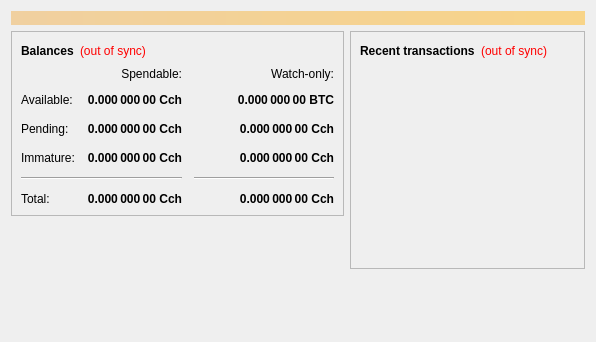
<?xml version="1.0" encoding="UTF-8"?>
<ui version="4.0">
 <class>OverviewPage</class>
 <widget class="QWidget" name="OverviewPage">
  <property name="geometry">
   <rect>
    <x>0</x>
    <y>0</y>
    <width>596</width>
    <height>342</height>
   </rect>
  </property>
  <property name="windowTitle">
   <string>Form</string>
  </property>
  <layout class="QVBoxLayout" name="topLayout">
   <item>
    <widget class="QLabel" name="labelAlerts">
     <property name="visible">
      <bool>false</bool>
     </property>
     <property name="styleSheet">
      <string notr="true">background-color: qlineargradient(x1: 0, y1: 0, x2: 1, y2: 0, stop:0 #F0D0A0, stop:1 #F8D488); color:#000000;</string>
     </property>
     <property name="wordWrap">
      <bool>true</bool>
     </property>
     <property name="margin">
      <number>3</number>
     </property>
    </widget>
   </item>
   <item>
    <layout class="QHBoxLayout" name="horizontalLayout" stretch="1,1">
     <item>
      <layout class="QVBoxLayout" name="verticalLayout_2">
       <item>
        <widget class="QFrame" name="frame">
         <property name="frameShape">
          <enum>QFrame::StyledPanel</enum>
         </property>
         <property name="frameShadow">
          <enum>QFrame::Raised</enum>
         </property>
         <layout class="QVBoxLayout" name="verticalLayout_4">
          <item>
           <layout class="QHBoxLayout" name="horizontalLayout_4">
            <item>
             <widget class="QLabel" name="label_5">
              <property name="font">
               <font>
                <weight>75</weight>
                <bold>true</bold>
               </font>
              </property>
              <property name="text">
               <string>Balances</string>
              </property>
             </widget>
            </item>
            <item>
             <widget class="QLabel" name="labelWalletStatus">
              <property name="cursor">
               <cursorShape>WhatsThisCursor</cursorShape>
              </property>
              <property name="toolTip">
               <string>The displayed information may be out of date. Your wallet automatically synchronizes with the ColchesterCoin network after a connection is established, but this process has not completed yet.</string>
              </property>
              <property name="styleSheet">
               <string notr="true">QLabel { color: red; }</string>
              </property>
              <property name="text">
               <string notr="true">(out of sync)</string>
              </property>
              <property name="alignment">
               <set>Qt::AlignLeading|Qt::AlignLeft|Qt::AlignVCenter</set>
              </property>
             </widget>
            </item>
            <item>
             <spacer name="horizontalSpacer_3">
              <property name="orientation">
               <enum>Qt::Horizontal</enum>
              </property>
              <property name="sizeHint" stdset="0">
               <size>
                <width>40</width>
                <height>20</height>
               </size>
              </property>
             </spacer>
            </item>
           </layout>
          </item>
          <item>
           <layout class="QGridLayout" name="gridLayout">
            <property name="spacing">
             <number>12</number>
            </property>
            <item row="2" column="2">
             <widget class="QLabel" name="labelWatchPending">
              <property name="font">
               <font>
                <weight>75</weight>
                <bold>true</bold>
               </font>
              </property>
              <property name="cursor">
               <cursorShape>IBeamCursor</cursorShape>
              </property>
              <property name="toolTip">
               <string>Unconfirmed transactions to watch-only addresses</string>
              </property>
              <property name="text">
               <string notr="true">0.000 000 00 Cch</string>
              </property>
              <property name="alignment">
               <set>Qt::AlignRight|Qt::AlignTrailing|Qt::AlignVCenter</set>
              </property>
              <property name="textInteractionFlags">
               <set>Qt::LinksAccessibleByMouse|Qt::TextSelectableByKeyboard|Qt::TextSelectableByMouse</set>
              </property>
             </widget>
            </item>
            <item row="2" column="1">
             <widget class="QLabel" name="labelUnconfirmed">
              <property name="font">
               <font>
                <weight>75</weight>
                <bold>true</bold>
               </font>
              </property>
              <property name="cursor">
               <cursorShape>IBeamCursor</cursorShape>
              </property>
              <property name="toolTip">
               <string>Total of transactions that have yet to be confirmed, and do not yet count toward the spendable balance</string>
              </property>
              <property name="text">
               <string notr="true">0.000 000 00 Cch</string>
              </property>
              <property name="alignment">
               <set>Qt::AlignRight|Qt::AlignTrailing|Qt::AlignVCenter</set>
              </property>
              <property name="textInteractionFlags">
               <set>Qt::LinksAccessibleByMouse|Qt::TextSelectableByKeyboard|Qt::TextSelectableByMouse</set>
              </property>
             </widget>
            </item>
            <item row="3" column="2">
             <widget class="QLabel" name="labelWatchImmature">
              <property name="font">
               <font>
                <weight>75</weight>
                <bold>true</bold>
               </font>
              </property>
              <property name="cursor">
               <cursorShape>IBeamCursor</cursorShape>
              </property>
              <property name="toolTip">
               <string>Mined balance in watch-only addresses that has not yet matured</string>
              </property>
              <property name="text">
               <string notr="true">0.000 000 00 Cch</string>
              </property>
              <property name="alignment">
               <set>Qt::AlignRight|Qt::AlignTrailing|Qt::AlignVCenter</set>
              </property>
              <property name="textInteractionFlags">
               <set>Qt::LinksAccessibleByMouse|Qt::TextSelectableByKeyboard|Qt::TextSelectableByMouse</set>
              </property>
             </widget>
            </item>
            <item row="4" column="0" colspan="2">
             <widget class="Line" name="line">
              <property name="orientation">
               <enum>Qt::Horizontal</enum>
              </property>
             </widget>
            </item>
            <item row="4" column="2">
             <widget class="Line" name="lineWatchBalance">
              <property name="sizePolicy">
               <sizepolicy hsizetype="Preferred" vsizetype="Fixed">
                <horstretch>0</horstretch>
                <verstretch>0</verstretch>
               </sizepolicy>
              </property>
              <property name="minimumSize">
               <size>
                <width>140</width>
                <height>0</height>
               </size>
              </property>
              <property name="orientation">
               <enum>Qt::Horizontal</enum>
              </property>
             </widget>
            </item>
            <item row="5" column="0">
             <widget class="QLabel" name="labelTotalText">
              <property name="text">
               <string>Total:</string>
              </property>
             </widget>
            </item>
            <item row="3" column="1">
             <widget class="QLabel" name="labelImmature">
              <property name="font">
               <font>
                <weight>75</weight>
                <bold>true</bold>
               </font>
              </property>
              <property name="cursor">
               <cursorShape>IBeamCursor</cursorShape>
              </property>
              <property name="toolTip">
               <string>Mined balance that has not yet matured</string>
              </property>
              <property name="text">
               <string notr="true">0.000 000 00 Cch</string>
              </property>
              <property name="alignment">
               <set>Qt::AlignRight|Qt::AlignTrailing|Qt::AlignVCenter</set>
              </property>
              <property name="textInteractionFlags">
               <set>Qt::LinksAccessibleByMouse|Qt::TextSelectableByKeyboard|Qt::TextSelectableByMouse</set>
              </property>
             </widget>
            </item>
            <item row="2" column="3">
             <spacer name="horizontalSpacer_2">
              <property name="orientation">
               <enum>Qt::Horizontal</enum>
              </property>
              <property name="sizeHint" stdset="0">
               <size>
                <width>40</width>
                <height>20</height>
               </size>
              </property>
             </spacer>
            </item>
            <item row="3" column="0">
             <widget class="QLabel" name="labelImmatureText">
              <property name="text">
               <string>Immature:</string>
              </property>
             </widget>
            </item>
            <item row="5" column="1">
             <widget class="QLabel" name="labelTotal">
              <property name="font">
               <font>
                <weight>75</weight>
                <bold>true</bold>
               </font>
              </property>
              <property name="cursor">
               <cursorShape>IBeamCursor</cursorShape>
              </property>
              <property name="toolTip">
               <string>Your current total balance</string>
              </property>
              <property name="text">
               <string notr="true">0.000 000 00 Cch</string>
              </property>
              <property name="alignment">
               <set>Qt::AlignRight|Qt::AlignTrailing|Qt::AlignVCenter</set>
              </property>
              <property name="textInteractionFlags">
               <set>Qt::LinksAccessibleByMouse|Qt::TextSelectableByKeyboard|Qt::TextSelectableByMouse</set>
              </property>
             </widget>
            </item>
            <item row="5" column="2">
             <widget class="QLabel" name="labelWatchTotal">
              <property name="font">
               <font>
                <weight>75</weight>
                <bold>true</bold>
               </font>
              </property>
              <property name="cursor">
               <cursorShape>IBeamCursor</cursorShape>
              </property>
              <property name="toolTip">
               <string>Current total balance in watch-only addresses</string>
              </property>
              <property name="text">
               <string notr="true">0.000 000 00 Cch</string>
              </property>
              <property name="alignment">
               <set>Qt::AlignRight|Qt::AlignTrailing|Qt::AlignVCenter</set>
              </property>
              <property name="textInteractionFlags">
               <set>Qt::LinksAccessibleByMouse|Qt::TextSelectableByKeyboard|Qt::TextSelectableByMouse</set>
              </property>
             </widget>
            </item>
            <item row="0" column="2">
             <widget class="QLabel" name="labelWatchonly">
              <property name="text">
               <string>Watch-only:</string>
              </property>
              <property name="alignment">
               <set>Qt::AlignRight|Qt::AlignTrailing|Qt::AlignVCenter</set>
              </property>
             </widget>
            </item>
            <item row="1" column="0">
             <widget class="QLabel" name="labelBalanceText">
              <property name="text">
               <string>Available:</string>
              </property>
             </widget>
            </item>
            <item row="1" column="1">
             <widget class="QLabel" name="labelBalance">
              <property name="font">
               <font>
                <weight>75</weight>
                <bold>true</bold>
               </font>
              </property>
              <property name="cursor">
               <cursorShape>IBeamCursor</cursorShape>
              </property>
              <property name="toolTip">
               <string>Your current spendable balance</string>
              </property>
              <property name="text">
               <string notr="true">0.000 000 00 Cch</string>
              </property>
              <property name="alignment">
               <set>Qt::AlignRight|Qt::AlignTrailing|Qt::AlignVCenter</set>
              </property>
              <property name="textInteractionFlags">
               <set>Qt::LinksAccessibleByMouse|Qt::TextSelectableByKeyboard|Qt::TextSelectableByMouse</set>
              </property>
             </widget>
            </item>
            <item row="1" column="2">
             <widget class="QLabel" name="labelWatchAvailable">
              <property name="font">
               <font>
                <weight>75</weight>
                <bold>true</bold>
               </font>
              </property>
              <property name="cursor">
               <cursorShape>IBeamCursor</cursorShape>
              </property>
              <property name="toolTip">
               <string>Your current balance in watch-only addresses</string>
              </property>
              <property name="text">
               <string notr="true">0.000 000 00 BTC</string>
              </property>
              <property name="alignment">
               <set>Qt::AlignRight|Qt::AlignTrailing|Qt::AlignVCenter</set>
              </property>
              <property name="textInteractionFlags">
               <set>Qt::LinksAccessibleByMouse|Qt::TextSelectableByKeyboard|Qt::TextSelectableByMouse</set>
              </property>
             </widget>
            </item>
            <item row="2" column="0">
             <widget class="QLabel" name="labelPendingText">
              <property name="text">
               <string>Pending:</string>
              </property>
             </widget>
            </item>
            <item row="0" column="1">
             <widget class="QLabel" name="labelSpendable">
              <property name="text">
               <string>Spendable:</string>
              </property>
              <property name="alignment">
               <set>Qt::AlignRight|Qt::AlignTrailing|Qt::AlignVCenter</set>
              </property>
             </widget>
            </item>
           </layout>
          </item>
         </layout>
        </widget>
       </item>
       <item>
        <spacer name="verticalSpacer">
         <property name="orientation">
          <enum>Qt::Vertical</enum>
         </property>
         <property name="sizeHint" stdset="0">
          <size>
           <width>20</width>
           <height>40</height>
          </size>
         </property>
        </spacer>
       </item>
      </layout>
     </item>
     <item>
      <layout class="QVBoxLayout" name="verticalLayout_3">
       <item>
        <widget class="QFrame" name="frame_2">
         <property name="frameShape">
          <enum>QFrame::StyledPanel</enum>
         </property>
         <property name="frameShadow">
          <enum>QFrame::Raised</enum>
         </property>
         <layout class="QVBoxLayout" name="verticalLayout">
          <item>
           <layout class="QHBoxLayout" name="horizontalLayout_2">
            <item>
             <widget class="QLabel" name="label_4">
              <property name="font">
               <font>
                <weight>75</weight>
                <bold>true</bold>
               </font>
              </property>
              <property name="text">
               <string>Recent transactions</string>
              </property>
             </widget>
            </item>
            <item>
             <widget class="QLabel" name="labelTransactionsStatus">
              <property name="cursor">
               <cursorShape>WhatsThisCursor</cursorShape>
              </property>
              <property name="toolTip">
               <string>The displayed information may be out of date. Your wallet automatically synchronizes with the ColchesterCoin network after a connection is established, but this process has not completed yet.</string>
              </property>
              <property name="styleSheet">
               <string notr="true">QLabel { color: red; }</string>
              </property>
              <property name="text">
               <string notr="true">(out of sync)</string>
              </property>
              <property name="alignment">
               <set>Qt::AlignRight|Qt::AlignTrailing|Qt::AlignVCenter</set>
              </property>
             </widget>
            </item>
            <item>
             <spacer name="horizontalSpacer">
              <property name="orientation">
               <enum>Qt::Horizontal</enum>
              </property>
              <property name="sizeHint" stdset="0">
               <size>
                <width>40</width>
                <height>20</height>
               </size>
              </property>
             </spacer>
            </item>
           </layout>
          </item>
          <item>
           <widget class="QListView" name="listTransactions">
            <property name="styleSheet">
             <string notr="true">QListView { background: transparent; }</string>
            </property>
            <property name="frameShape">
             <enum>QFrame::NoFrame</enum>
            </property>
            <property name="verticalScrollBarPolicy">
             <enum>Qt::ScrollBarAlwaysOff</enum>
            </property>
            <property name="horizontalScrollBarPolicy">
             <enum>Qt::ScrollBarAlwaysOff</enum>
            </property>
            <property name="selectionMode">
             <enum>QAbstractItemView::NoSelection</enum>
            </property>
           </widget>
          </item>
         </layout>
        </widget>
       </item>
       <item>
        <spacer name="verticalSpacer_2">
         <property name="orientation">
          <enum>Qt::Vertical</enum>
         </property>
         <property name="sizeHint" stdset="0">
          <size>
           <width>20</width>
           <height>40</height>
          </size>
         </property>
        </spacer>
       </item>
      </layout>
     </item>
    </layout>
   </item>
  </layout>
 </widget>
 <resources/>
 <connections/>
</ui>
